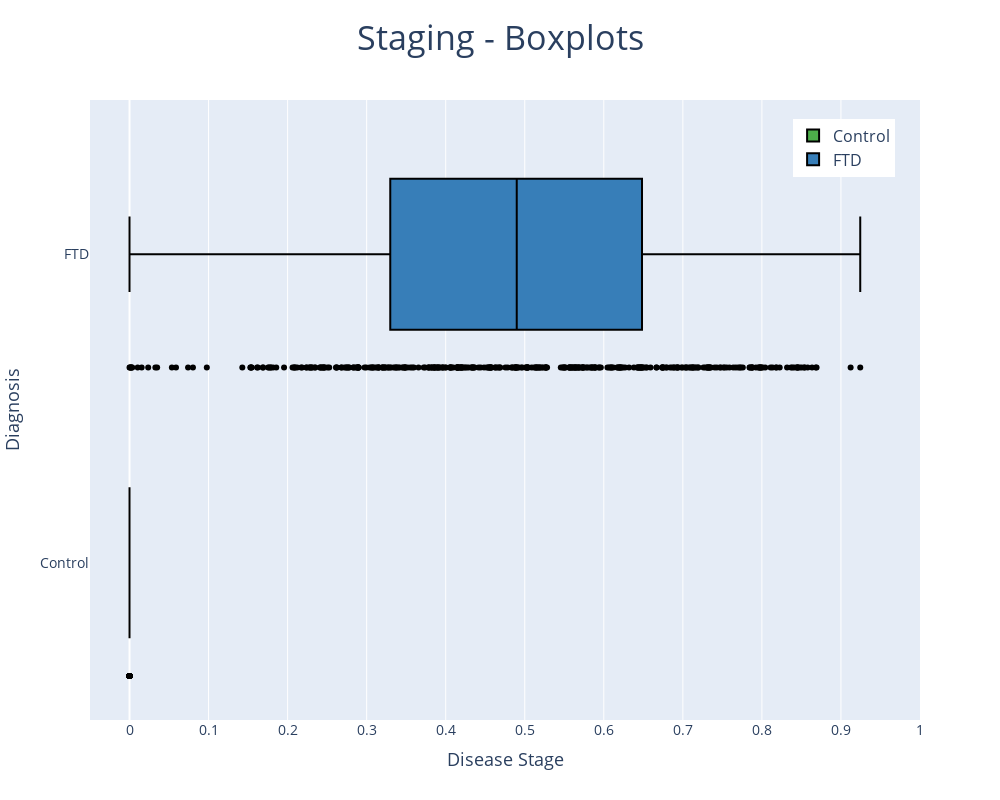

Notebook cell for this chart:
### Code cell
fig = staging_boxes(S=S,
                    diagnosis=diagnosis,
                    color_list=color_list)
fig

### Figure 1 — Plotly figure (JSON) as saved in the notebook; plotly's stock layout.template omitted (floating-point values rounded to 4 significant figures; data arrays with more than 128 entries replaced by an {"elided": "..."} marker saying what was removed)
{"data": [{"boxpoints": "all", "fillcolor": "#4daf4a", "jitter": 0, "line": {"color": "#000000"}, "name": "Control", "type": "box", "x": {"elided": "681 int values"}}, {"boxpoints": "all", "fillcolor": "#377eb8", "jitter": 0, "line": {"color": "#000000"}, "name": "FTD", "type": "box", "x": {"elided": "399 float values"}}], "layout": {"autosize": false, "height": 800, "legend": {"font": {"size": 16}, "x": 0.97, "xanchor": "right", "y": 0.97, "yanchor": "top"}, "title": {"font": {"size": 34}, "text": "Staging - Boxplots", "x": 0.5}, "width": 1000, "xaxis": {"dtick": 0.1, "range": [-0.05, 1], "tick0": 0, "tickfont": {"size": 14}, "tickmode": "linear", "title": {"font": {"size": 18}, "text": "Disease Stage"}}, "yaxis": {"tickfont": {"size": 14}, "title": {"font": {"size": 18}, "text": "Diagnosis"}}}}
